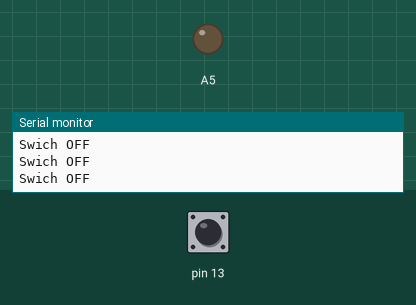
Bench run of a sketch on a simulated Arduino Uno, built with avr-gcc and run on an emulated ATmega328P. On the bench: output pins drawn as LEDs (lit = HIGH), the last lines printed to the serial monitor. Dashed ring = blinking. The inputs (shaded band) are chosen by the test bench; at power-on: pin 13 LOW.

Above: at 1.2 s.
1.3 s: pin 13 driven HIGH
At 2.2 s:
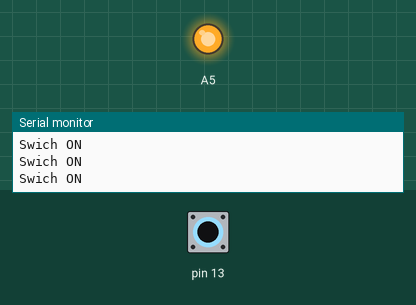
2.8 s: pin 13 driven LOW
At 3.3 s:
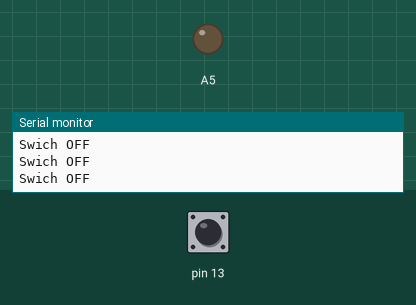
5.8 s: pin 13 pulsed HIGH 2 times (0.12 s each, 0.3 s apart)
At 5.87 s:
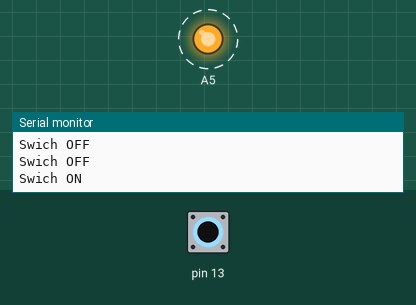
9.4 s: pin 13 pulsed HIGH 5 times (0.12 s each, 0.3 s apart)
At 11.4 s:
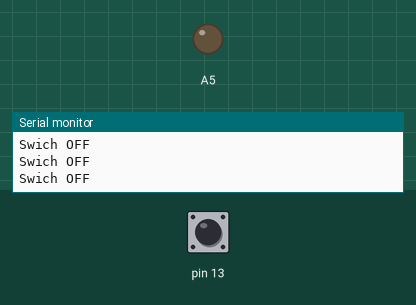
Timing chart, 0 to 12.9 s (numbered marks = the images above; inputs shaded):
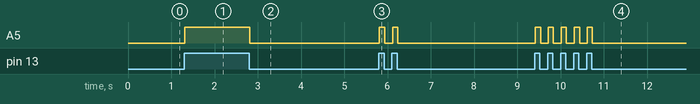

The sketch:

Grove-Water_Atomization.ino
```cpp
void setup() {
  Serial.begin(9600);

  pinMode(13, INPUT);
  pinMode(A5, OUTPUT);
}

void loop() {
  int buttonValue = digitalRead(13);

  if (buttonValue == HIGH) {
    Serial.println("Swich ON");
    digitalWrite(A5, HIGH);
  }
  else if (buttonValue == LOW) {
    Serial.println("Swich OFF");
    digitalWrite(A5, LOW);
  }
}
```

Measured:
- after the input at 1.3 s, A5: LOW → HIGH at once
- after the input at 2.8 s, A5: HIGH → LOW at once
- after the input at 5.8 s, A5: alternates HIGH for 0.12 s and LOW for 0.18 s, 4 changes in all, then stays LOW, starting at once
- after the input at 9.4 s, A5: alternates HIGH for 0.13 s and LOW for 0.18 s, 10 changes in all, then stays LOW, starting at once
